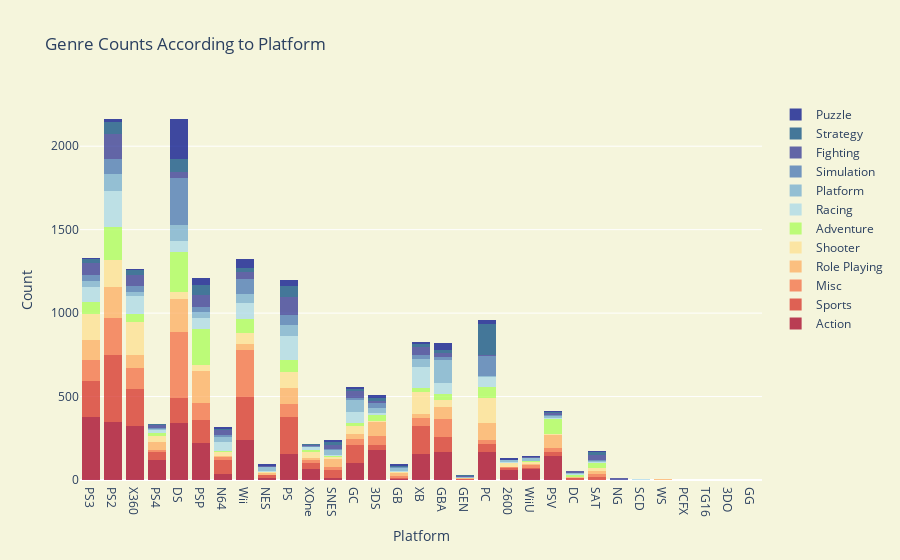

The notebook cell this image was saved under:
### Code cell
trace1 = go.Histogram(
    x=xaction.Platform,
    opacity=0.75,
    name = "Action",
    marker=dict(color='rgb(165,0,38)'))
trace2 = go.Histogram(
    x=xsports.Platform,
    opacity=0.75,
    name = "Sports",
    marker=dict(color='rgb(215,48,39)'))
trace3 = go.Histogram(
    x=xmisc.Platform,
    opacity=0.75,
    name = "Misc",
    marker=dict(color='rgb(244,109,67)'))
trace4 = go.Histogram(
    x=xrole.Platform,
    opacity=0.75,
    name = "Role Playing",
    marker=dict(color='rgb(253,174,97)'))
trace5 = go.Histogram(
    x=xshooter.Platform,
    opacity=0.75,
    name = "Shooter",
    marker=dict(color='rgb(254,224,144)'))
trace6 = go.Histogram(
    x=xadventure.Platform,
    opacity=0.75,
    name = "Adventure",
    marker=dict(color='rgb(170,253,87)'))
trace7 = go.Histogram(
    x=xrace.Platform,
    opacity=0.75,
    name = "Racing",
    marker=dict(color='rgb(171,217,233)'))
trace8 = go.Histogram(
    x=xplatform.Platform,
    opacity=0.75,
    name = "Platform",
    marker=dict(color='rgb(116,173,209)'))
trace9 = go.Histogram(
    x=xsimulation.Platform,
    opacity=0.75,
    name = "Simulation",
    marker=dict(color='rgb(69,117,180)'))
trace10 = go.Histogram(
    x=xfight.Platform,
    opacity=0.75,
    name = "Fighting",
    marker=dict(color='rgb(49,54,149)'))
trace11 = go.Histogram(
    x=xstrategy.Platform,
    opacity=0.75,
    name = "Strategy",
    marker=dict(color="rgb(10,77,131)"))
trace12 = go.Histogram(
    x=xpuzzle.Platform,
    opacity=0.75,
    name = "Puzzle",
    marker=dict(color='rgb(1,15,139)'))

data = [trace1, trace2,trace3,trace4,trace5,trace6,trace7,trace8,trace9,trace10,trace11,trace12]
layout = go.Layout(barmode='stack',
                   title='Genre Counts According to Platform',
                   xaxis=dict(title='Platform'),
                   yaxis=dict( title='Count'),
                   paper_bgcolor='beige',
                   plot_bgcolor='beige'
)
fig = go.Figure(data=data, layout=layout)
iplot(fig)

### Figure 1 — Plotly figure (JSON) as saved in the notebook; plotly's stock layout.template omitted (floating-point values rounded to 4 significant figures; data arrays with more than 128 entries replaced by an {"elided": "..."} marker saying what was removed)
{"data": [{"marker": {"color": "rgb(165,0,38)"}, "name": "Action", "opacity": 0.75, "type": "histogram", "x": {"elided": "3316 str values"}}, {"marker": {"color": "rgb(215,48,39)"}, "name": "Sports", "opacity": 0.75, "type": "histogram", "x": {"elided": "2346 str values"}}, {"marker": {"color": "rgb(244,109,67)"}, "name": "Misc", "opacity": 0.75, "type": "histogram", "x": {"elided": "1739 str values"}}, {"marker": {"color": "rgb(253,174,97)"}, "name": "Role Playing", "opacity": 0.75, "type": "histogram", "x": {"elided": "1488 str values"}}, {"marker": {"color": "rgb(254,224,144)"}, "name": "Shooter", "opacity": 0.75, "type": "histogram", "x": {"elided": "1310 str values"}}, {"marker": {"color": "rgb(170,253,87)"}, "name": "Adventure", "opacity": 0.75, "type": "histogram", "x": {"elided": "1286 str values"}}, {"marker": {"color": "rgb(171,217,233)"}, "name": "Racing", "opacity": 0.75, "type": "histogram", "x": {"elided": "1249 str values"}}, {"marker": {"color": "rgb(116,173,209)"}, "name": "Platform", "opacity": 0.75, "type": "histogram", "x": {"elided": "886 str values"}}, {"marker": {"color": "rgb(69,117,180)"}, "name": "Simulation", "opacity": 0.75, "type": "histogram", "x": {"elided": "867 str values"}}, {"marker": {"color": "rgb(49,54,149)"}, "name": "Fighting", "opacity": 0.75, "type": "histogram", "x": {"elided": "848 str values"}}, {"marker": {"color": "rgb(10,77,131)"}, "name": "Strategy", "opacity": 0.75, "type": "histogram", "x": {"elided": "681 str values"}}, {"marker": {"color": "rgb(1,15,139)"}, "name": "Puzzle", "opacity": 0.75, "type": "histogram", "x": {"elided": "582 str values"}}], "layout": {"barmode": "stack", "paper_bgcolor": "beige", "plot_bgcolor": "beige", "title": {"text": "Genre Counts According to Platform"}, "xaxis": {"title": {"text": "Platform"}}, "yaxis": {"title": {"text": "Count"}}}}
